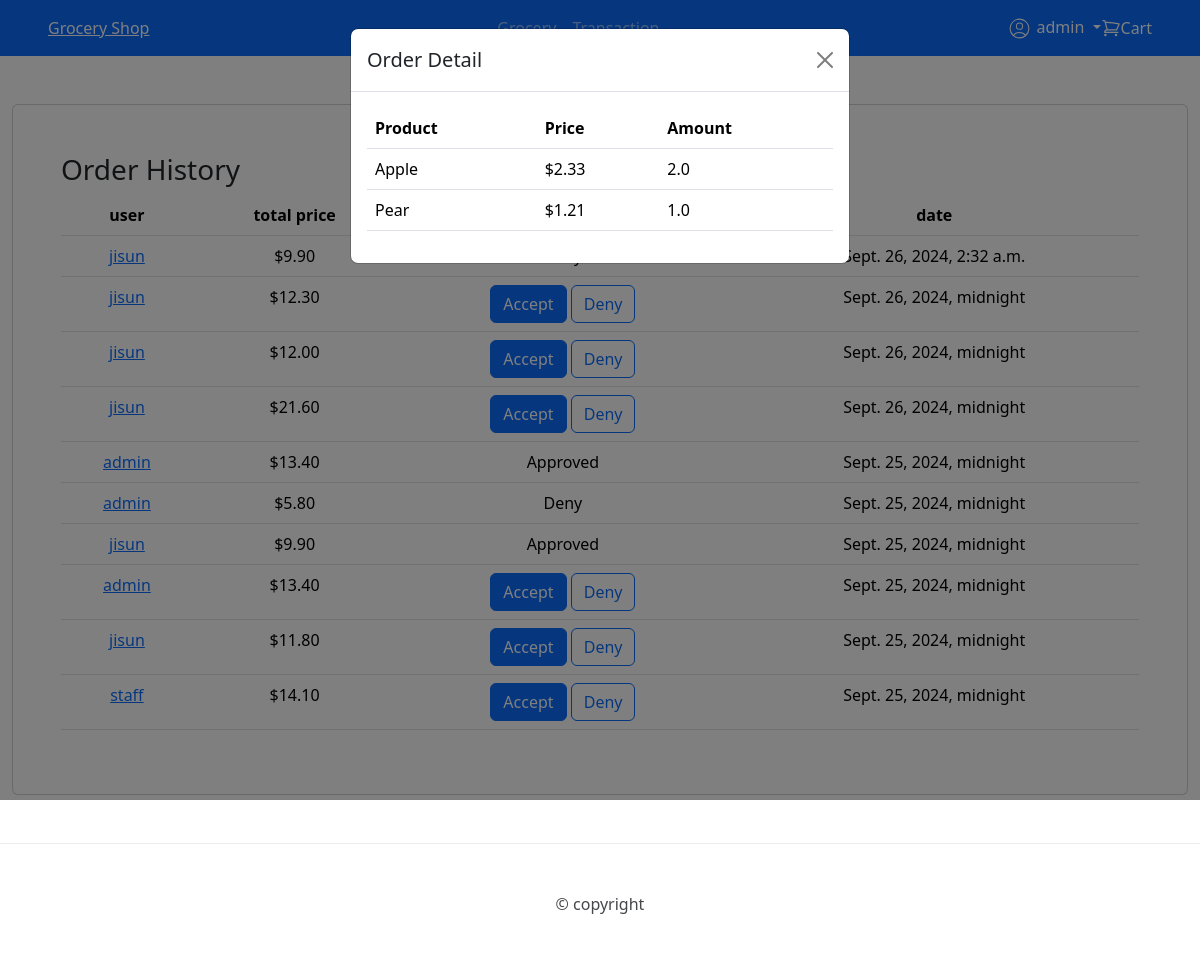
The app's page /accounts/transaction-list/3/ (signed in) with its own data.
### grocery/models.py (models this page shows, shortened)
class OrderHistory(models.Model):
    user = models.ForeignKey(settings.AUTH_USER_MODEL, on_delete=models.CASCADE)
    total_price = models.DecimalField(max_digits=10, decimal_places=2, default=0, help_text="Enter Total Price")
    LOAN_STATUS = (
        ('p', 'Pending'),
        ('a', 'Approved'),
        ('d', 'Denied'),
    )
    status = models.CharField(max_length=1, choices=LOAN_STATUS, blank=True, default='p', help_text='Product Status')
    update_date = models.DateTimeField(null=True, blank=True, auto_now_add=True)
    def get_absolute_url(self):
        return reverse("transaction-list", args=[str(self.id)])
    class Meta:
        ordering = ['-update_date']

class OrderProduct(models.Model):
    oid = models.ForeignKey(OrderHistory, on_delete=models.CASCADE, null=False)
    product = models.ForeignKey(Product,on_delete=models.RESTRICT, null=False)
    amount = models.FloatField(max_length=100,default=0, help_text="Enter amount")

class Product(models.Model):
    name = models.CharField(max_length=100,unique=True,help_text="Enter Product")
    price = models.DecimalField(max_length=100, max_digits=10, decimal_places=2, help_text="Enter Price")
    image = models.ImageField(null=True, upload_to="upload/", blank=True)
    class Meta:
        constraints=[
            UniqueConstraint(
                Lower('name'),
                name="insensitive-unique-product",
                violation_error_message="Product name already exists!"
            )
        ]

### grocery/views.py (the view)
# urls.py: path("transaction-list/",views.TransactionList.as_view(), name='transaction-list'),
class TransactionList(UserPassesTestMixin,generic.ListView):
    model = OrderHistory
    queryset = OrderHistory.objects.all()
    context_object_name = "order_history"
    template_name = "transaction/list.html"
    def test_func(self):
        return self.request.user.is_staff  # True이면 접근 가능
    def get_context_data(self, **kwargs: Any):
        context =  super(TransactionList,self).get_context_data(**kwargs)
        context['navItems'] = navItems
        if(self.kwargs):
            context['selectedOrder'] = OrderProduct.objects.filter(oid=self.kwargs['pk'])
        return context

### grocery/templates/transaction/list.html (shortened to what this page needs)
{% extends "master.html" %}
{% load static %}
{% block content %}
<div class="card d-flex flex-column justify-content-center mt-5 p-5">
      <h3>Order History</h3>
      <table class="table">
        <thead class="thead-light">
            <tr  style="text-align:center">
                <th>user</th>
                <th>total price</th>
                <th>status</th>
                <th>date</th>
            </tr>
        </thead>
        <tbody>
            {% for order in order_history %}
            <tr style="text-align:center">
                <td><a class="detail_link" href="{{order.get_absolute_url}}">{{ order.user }}</a></td>
                <td>${{ order.total_price }}</td>
                <td>
                    {% if order.status == 'p'%}
                        <a href="{% url 'accept-status' order.id %}" class="btn btn-primary">Accept</a>
                        <a href="{% url 'deny-status' order.id %}" class="btn btn-outline-primary">Deny</a>
                    {% else %}
                        {{ order.get_status_display }}
                    {% endif%}
                </td>
                <td>{{ order.update_date }}</td>
            </tr>
            {% endfor %}
        </tbody>
      </table>
</div>
{% if selectedOrder %}
<div class="modal bmodal" id="order_detail" aria-labelledby="exampleModalLabel" aria-hidden="true" style="max-height:80vh; overflow:scroll">
    <div class="modal-dialog">
    <div class="modal-content">
        <div class="modal-header">
        <h5 class="modal-title" id="exampleModalLabel">Order Detail</h5>
        <button type="button" class="btn-close" data-bs-dismiss="modal" aria-label="Close"></button>
        </div>
        <div class="modal-body">
            <table class="table">
                <thead>
                  <tr>
                    <th scope="col">Product</th>
                    <th scope="col">Price</th>
                    <th scope="col">Amount</th>
                  </tr>
                </thead>
                <tbody>
                    {% for so in selectedOrder %}
                    <tr>
                        <td>{{so.product.name}}</td>
                        <td>${{so.product.price}}</td>
                        <td>{{so.amount}}</td>
                      </tr>
                {% endfor %}
                </div>
    </div>
    </div>
</div>
{% endif %}
{% endblock content %}

### grocery/templates/master.html (shortened to what this page needs)
<!doctype html>
<html lang="en">
<head>
    {% load static %}
    <link href="https://cdn.jsdelivr.net/npm/bootstrap@5.3.2/dist/css/bootstrap.min.css" rel="stylesheet"
 />
</head>
<body>
    <header>
        <nav class="navbar navbar-expand-sm navbar-dark bg-primary px-5">
            <div class="d-flex">
                <a href="/" class="m-0 text-white">Grocery Shop</a>
            </div>
            <div class="collapse navbar-collapse d-flex justify-content-center" id="collapsibleNavId">
                <ul class="navbar-nav mt-2 mt-lg-0">
                    <li class="nav-item ">
                        <a class="nav-link" href="/grocery/product-list" aria-current="page">Grocery</a>
                    </li>
                    {% if user.is_staff %}
                        <li class="nav-item ">
                            <a class="nav-link" href="/grocery/transaction-list/" aria-current="page">Transaction</a>
                        </li>
                    {% endif %}
                </ul>
            </div>
            <div class="nav-item dropdown">
                <a class="nav-link dropdown-toggle text-white" href="#" role="button" data-bs-toggle="dropdown"
                    aria-expanded="false">
                    {% if user !=  'AnonymousUser' %}
                        {{ user }}
                    {% else %}
                        Account
                    {% endif %}
                </a>
            </div>
            <a class="nav-link text-white d-flex align-items-center" href="/grocery/cart-list/" role="button">
                Cart
            </a>
        </nav>
    </header>
    <main>
        <div class="container-fluid">
            {% block content %}
            {% endblock content %}
        </div>
    </main>
    <footer class="p-5 d-flex justify-content-center mt-5" style="border-top:1px solid #ececec; color:#46474a">
        &copy; copyright
    </footer>
</body>
</html>

### records on screen
OrderHistory: user "jisun", total_price "9.90", update_date "Sept. 26, 2024, 2:32 a.m."
OrderHistory: user "jisun", total_price "12.30", status "Accept", update_date "Sept. 26, 2024, midnight"
OrderHistory: user "jisun", total_price "12.00", status "Accept", update_date "Sept. 26, 2024, midnight"
OrderHistory: user "jisun", total_price "21.60", status "Accept", update_date "Sept. 26, 2024, midnight"
OrderHistory: user "admin", total_price "13.40", status "Approved", update_date "Sept. 25, 2024, midnight"
OrderHistory: user "admin", total_price "5.80", status "Deny", update_date "Sept. 25, 2024, midnight"
OrderHistory: user "jisun", total_price "9.90", status "Approved", update_date "Sept. 25, 2024, midnight"
OrderHistory: user "admin", total_price "13.40", status "Accept", update_date "Sept. 25, 2024, midnight"
OrderHistory: user "jisun", total_price "11.80", status "Accept", update_date "Sept. 25, 2024, midnight"
OrderHistory: user "staff", total_price "14.10", status "Accept", update_date "Sept. 25, 2024, midnight"
OrderProduct: product.name "Apple", product.price "2.33", amount "2.0"
OrderProduct: product.name "Pear", product.price "1.21", amount "1.0"

### other values on screen
{{ user }} "admin"
